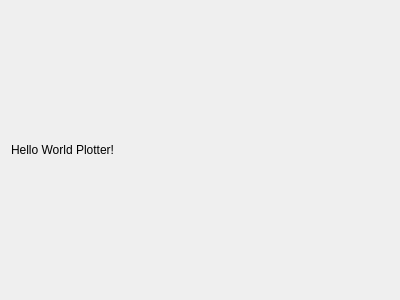
<?xml version="1.0" encoding="UTF-8"?>
<ui version="4.0">
 <class>CPlotterWindow</class>
 <widget class="QWidget" name="CPlotterWindow">
  <property name="geometry">
   <rect>
    <x>0</x>
    <y>0</y>
    <width>400</width>
    <height>300</height>
   </rect>
  </property>
  <property name="windowTitle">
   <string>CPlotterWindow</string>
  </property>
  <layout class="QVBoxLayout" name="verticalLayout">
   <item>
    <widget class="QLabel" name="label">
     <property name="text">
      <string>Hello World Plotter!</string>
     </property>
    </widget>
   </item>
  </layout>
 </widget>
 <layoutdefault spacing="6" margin="11"/>
 <resources/>
 <connections/>
</ui>
